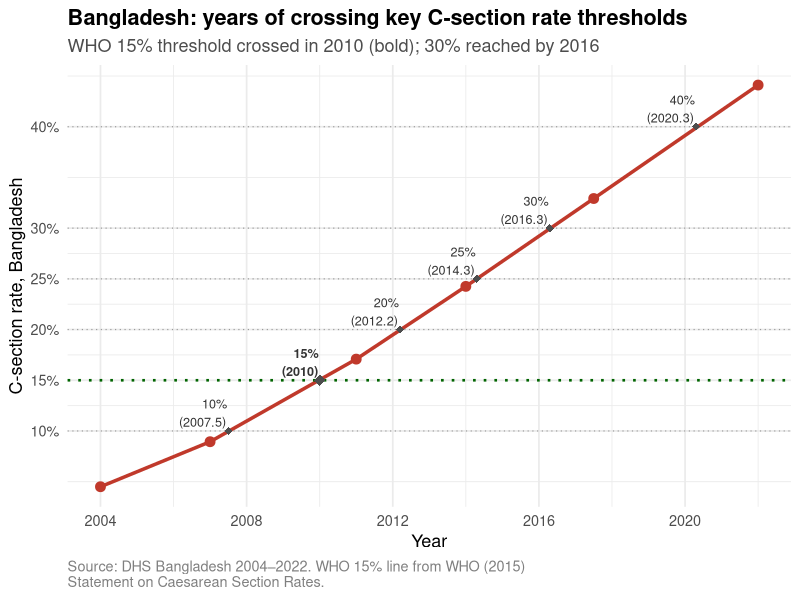

Reproduce this figure in R.
# =============================================================================
# 22_who_threshold_crossing.R
#
# Bangladesh-focused visualization of when the C-section rate crossed key
# medical/policy thresholds (10%, 15%, 20%, 25%, 30%, 40%). The 15% line is
# the WHO Statement on C-section rates ceiling for population-level benefit;
# crossings above 30% mark routine excess.
#
# Input:  data/processed/descriptive/P1_Threshold_Years.csv
#         data/processed/descriptive/P1_Csec_Trends_All.csv (Bangladesh subset)
# Output: figures/02_who_threshold_crossed.png
# Reference: WHO (2015) Statement on Caesarean Section Rates; Betran et al. 2015.
# =============================================================================

suppressPackageStartupMessages({
  library(dplyr)
  library(ggplot2)
  library(readr)
  library(here)
})

thresholds <- read_csv(
  here("data", "processed", "descriptive", "P1_Threshold_Years.csv"),
  show_col_types = FALSE
) %>%
  filter(country == "Bangladesh", !is.na(year_crossed))

trends <- read_csv(
  here("data", "processed", "descriptive", "P1_Csec_Trends_All.csv"),
  show_col_types = FALSE
) %>%
  filter(country == "Bangladesh")

# Annotate the WHO 15% line specially
thresholds <- thresholds %>%
  mutate(
    label = sprintf("%d%%\n(%g)", threshold_pct, year_crossed),
    is_who = threshold_pct == 15
  )

p <- ggplot(trends, aes(x = year, y = csec_pct / 100)) +
  geom_line(color = "#c0392b", linewidth = 1.2) +
  geom_point(color = "#c0392b", size = 3) +
  # Horizontal threshold lines + crossing markers
  geom_hline(
    data = thresholds,
    aes(yintercept = threshold_pct / 100,
        color = is_who, linewidth = is_who),
    linetype = "dotted"
  ) +
  geom_point(
    data = thresholds,
    aes(x = year_crossed, y = threshold_pct / 100,
        size = is_who),
    color = "gray30", shape = 18
  ) +
  geom_text(
    data = thresholds,
    aes(x = year_crossed, y = threshold_pct / 100,
        label = label, fontface = ifelse(is_who, "bold", "plain")),
    nudge_y = 0.018, hjust = 1.05, size = 3.2, color = "gray20"
  ) +
  scale_color_manual(values = c(`TRUE` = "darkgreen", `FALSE` = "gray60"),
                     guide = "none") +
  scale_linewidth_manual(values = c(`TRUE` = 0.9, `FALSE` = 0.4),
                         guide = "none") +
  scale_size_manual(values = c(`TRUE` = 3.5, `FALSE` = 2.5), guide = "none") +
  scale_y_continuous(labels = scales::percent_format(accuracy = 1),
                     breaks = c(0, 0.1, 0.15, 0.2, 0.25, 0.3, 0.4, 0.5)) +
  scale_x_continuous(breaks = seq(2004, 2024, 4)) +
  labs(
    title    = "Bangladesh: years of crossing key C-section rate thresholds",
    subtitle = "WHO 15% threshold crossed in 2010 (bold); 30% reached by 2016",
    x        = "Year",
    y        = "C-section rate, Bangladesh",
    caption  = "Source: DHS Bangladesh 2004–2022. WHO 15% line from WHO (2015)\nStatement on Caesarean Section Rates."
  ) +
  theme_minimal(base_size = 13) +
  theme(
    plot.title    = element_text(face = "bold"),
    plot.subtitle = element_text(color = "gray30"),
    plot.caption  = element_text(color = "gray50", hjust = 0)
  )

out_path <- here("figures", "02_who_threshold_crossed.png")
ggsave(out_path, p, width = 9, height = 6, dpi = 300)
cat("Saved:", out_path, "\n")
